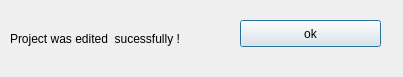
<?xml version="1.0" encoding="UTF-8"?>
<ui version="4.0">
 <class>editprojectconfirmation</class>
 <widget class="QDialog" name="editprojectconfirmation">
  <property name="geometry">
   <rect>
    <x>0</x>
    <y>0</y>
    <width>403</width>
    <height>77</height>
   </rect>
  </property>
  <property name="windowTitle">
   <string>Project Edited!</string>
  </property>
  <widget class="QLabel" name="label">
   <property name="geometry">
    <rect>
     <x>10</x>
     <y>30</y>
     <width>221</width>
     <height>17</height>
    </rect>
   </property>
   <property name="text">
    <string>Project was edited  sucessfully !</string>
   </property>
  </widget>
  <widget class="QPushButton" name="pushButton">
   <property name="geometry">
    <rect>
     <x>240</x>
     <y>20</y>
     <width>141</width>
     <height>27</height>
    </rect>
   </property>
   <property name="text">
    <string>ok</string>
   </property>
  </widget>
  <widget class="QLabel" name="label_2">
   <property name="geometry">
    <rect>
     <x>0</x>
     <y>0</y>
     <width>411</width>
     <height>81</height>
    </rect>
   </property>
   <property name="text">
    <string/>
   </property>
  </widget>
  <zorder>label_2</zorder>
  <zorder>label</zorder>
  <zorder>pushButton</zorder>
 </widget>
 <resources/>
 <connections/>
</ui>
